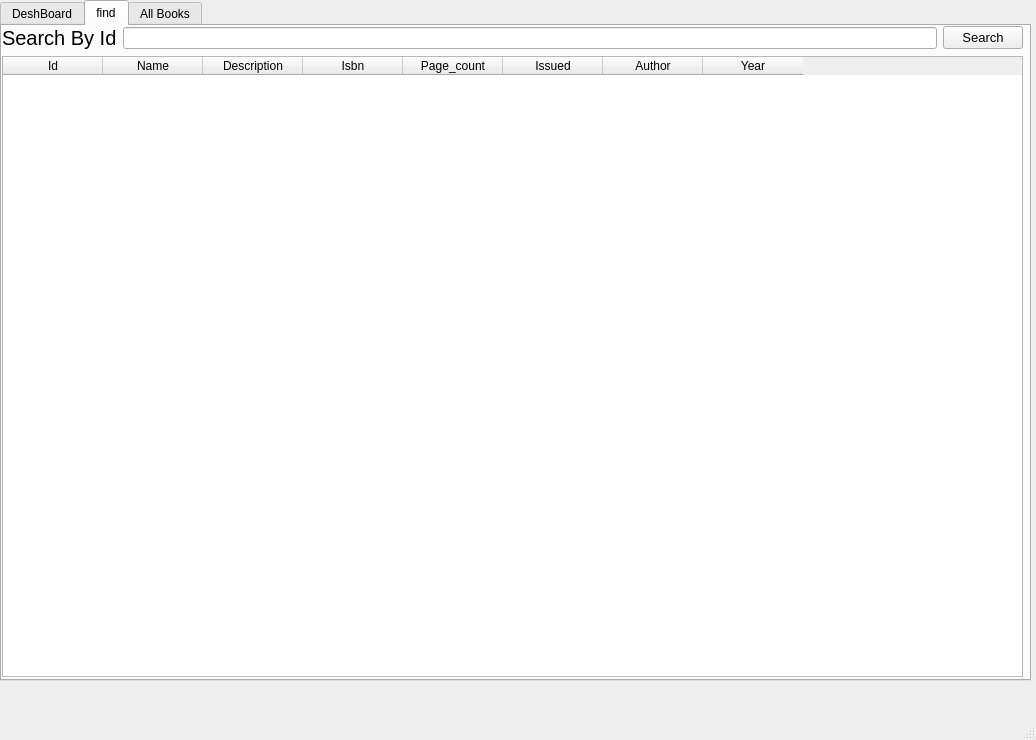
<?xml version="1.0" encoding="UTF-8"?>
<ui version="4.0">
 <class>MainWindow</class>
 <widget class="QMainWindow" name="MainWindow">
  <property name="geometry">
   <rect>
    <x>0</x>
    <y>0</y>
    <width>1036</width>
    <height>740</height>
   </rect>
  </property>
  <property name="windowTitle">
   <string>MainWindow</string>
  </property>
  <widget class="QWidget" name="centralwidget">
   <widget class="QTabWidget" name="tabWidget">
    <property name="geometry">
     <rect>
      <x>0</x>
      <y>0</y>
      <width>1031</width>
      <height>681</height>
     </rect>
    </property>
    <property name="currentIndex">
     <number>1</number>
    </property>
    <widget class="QWidget" name="deshboard_tab">
     <attribute name="title">
      <string>DeshBoard</string>
     </attribute>
     <widget class="QWidget" name="layoutWidget">
      <property name="geometry">
       <rect>
        <x>10</x>
        <y>10</y>
        <width>95</width>
        <height>102</height>
       </rect>
      </property>
      <layout class="QVBoxLayout" name="verticalLayout_3">
       <item>
        <widget class="QLabel" name="label">
         <property name="font">
          <font>
           <pointsize>15</pointsize>
          </font>
         </property>
         <property name="text">
          <string>Actions</string>
         </property>
        </widget>
       </item>
       <item>
        <widget class="QPushButton" name="new_book_btn">
         <property name="text">
          <string>New Book</string>
         </property>
        </widget>
       </item>
       <item>
        <widget class="QLabel" name="label_2">
         <property name="font">
          <font>
           <pointsize>15</pointsize>
          </font>
         </property>
         <property name="text">
          <string>Books</string>
         </property>
        </widget>
       </item>
      </layout>
     </widget>
     <widget class="QWidget" name="layoutWidget">
      <property name="geometry">
       <rect>
        <x>10</x>
        <y>120</y>
        <width>1001</width>
        <height>511</height>
       </rect>
      </property>
      <layout class="QHBoxLayout" name="horizontalLayout_3">
       <item>
        <layout class="QVBoxLayout" name="verticalLayout_4">
         <item>
          <widget class="QLabel" name="label_3">
           <property name="font">
            <font>
             <pointsize>15</pointsize>
            </font>
           </property>
           <property name="text">
            <string>Issued Books</string>
           </property>
          </widget>
         </item>
         <item>
          <layout class="QHBoxLayout" name="horizontalLayout">
           <item>
            <widget class="QTableWidget" name="issued_books_table">
             <property name="columnCount">
              <number>8</number>
             </property>
             <column>
              <property name="text">
               <string>Id</string>
              </property>
             </column>
             <column>
              <property name="text">
               <string>Name</string>
              </property>
             </column>
             <column>
              <property name="text">
               <string>Description</string>
              </property>
             </column>
             <column>
              <property name="text">
               <string>Isbn</string>
              </property>
             </column>
             <column>
              <property name="text">
               <string>Page_count</string>
              </property>
             </column>
             <column>
              <property name="text">
               <string>Issued</string>
              </property>
             </column>
             <column>
              <property name="text">
               <string>Author</string>
              </property>
             </column>
             <column>
              <property name="text">
               <string>Year</string>
              </property>
             </column>
            </widget>
           </item>
           <item>
            <layout class="QVBoxLayout" name="verticalLayout">
             <item>
              <widget class="QPushButton" name="delete_issued">
               <property name="text">
                <string>Delete</string>
               </property>
              </widget>
             </item>
             <item>
              <widget class="QPushButton" name="edit_issued">
               <property name="text">
                <string>Edit</string>
               </property>
              </widget>
             </item>
             <item>
              <widget class="QPushButton" name="refresh_issued">
               <property name="text">
                <string>Refresh</string>
               </property>
              </widget>
             </item>
             <item>
              <spacer name="verticalSpacer">
               <property name="orientation">
                <enum>Qt::Vertical</enum>
               </property>
               <property name="sizeHint" stdset="0">
                <size>
                 <width>20</width>
                 <height>40</height>
                </size>
               </property>
              </spacer>
             </item>
            </layout>
           </item>
          </layout>
         </item>
        </layout>
       </item>
       <item>
        <layout class="QVBoxLayout" name="verticalLayout_5">
         <item>
          <widget class="QLabel" name="label_4">
           <property name="font">
            <font>
             <pointsize>15</pointsize>
            </font>
           </property>
           <property name="text">
            <string>Unissued Books</string>
           </property>
          </widget>
         </item>
         <item>
          <layout class="QHBoxLayout" name="horizontalLayout_2">
           <item>
            <widget class="QTableWidget" name="unissued_books_table">
             <property name="columnCount">
              <number>8</number>
             </property>
             <column>
              <property name="text">
               <string>Id</string>
              </property>
             </column>
             <column>
              <property name="text">
               <string>Name</string>
              </property>
             </column>
             <column>
              <property name="text">
               <string>Description</string>
              </property>
             </column>
             <column>
              <property name="text">
               <string>Isbn</string>
              </property>
             </column>
             <column>
              <property name="text">
               <string>Page_count</string>
              </property>
             </column>
             <column>
              <property name="text">
               <string>Issued</string>
              </property>
             </column>
             <column>
              <property name="text">
               <string>Author</string>
              </property>
             </column>
             <column>
              <property name="text">
               <string>Year</string>
              </property>
             </column>
            </widget>
           </item>
           <item>
            <layout class="QVBoxLayout" name="verticalLayout_2">
             <item>
              <widget class="QPushButton" name="delete_unissued">
               <property name="text">
                <string>Delete</string>
               </property>
              </widget>
             </item>
             <item>
              <widget class="QPushButton" name="edit_unissued">
               <property name="text">
                <string>Edit</string>
               </property>
              </widget>
             </item>
             <item>
              <widget class="QPushButton" name="refresh_unissued">
               <property name="text">
                <string>Refresh</string>
               </property>
              </widget>
             </item>
             <item>
              <spacer name="verticalSpacer_2">
               <property name="orientation">
                <enum>Qt::Vertical</enum>
               </property>
               <property name="sizeHint" stdset="0">
                <size>
                 <width>20</width>
                 <height>40</height>
                </size>
               </property>
              </spacer>
             </item>
            </layout>
           </item>
          </layout>
         </item>
        </layout>
       </item>
      </layout>
     </widget>
    </widget>
    <widget class="QWidget" name="find_tab">
     <attribute name="title">
      <string>find</string>
     </attribute>
     <widget class="QWidget" name="layoutWidget">
      <property name="geometry">
       <rect>
        <x>0</x>
        <y>0</y>
        <width>1021</width>
        <height>651</height>
       </rect>
      </property>
      <layout class="QVBoxLayout" name="verticalLayout_6">
       <item>
        <layout class="QHBoxLayout" name="horizontalLayout_4">
         <item>
          <widget class="QLabel" name="label_5">
           <property name="font">
            <font>
             <pointsize>15</pointsize>
            </font>
           </property>
           <property name="text">
            <string>Search By Id</string>
           </property>
          </widget>
         </item>
         <item>
          <widget class="QLineEdit" name="search_input"/>
         </item>
         <item>
          <widget class="QPushButton" name="search_btn">
           <property name="font">
            <font>
             <pointsize>10</pointsize>
            </font>
           </property>
           <property name="text">
            <string>Search</string>
           </property>
          </widget>
         </item>
        </layout>
       </item>
       <item>
        <widget class="QTableWidget" name="search_table">
         <property name="columnCount">
          <number>8</number>
         </property>
         <column>
          <property name="text">
           <string>Id</string>
          </property>
         </column>
         <column>
          <property name="text">
           <string>Name</string>
          </property>
         </column>
         <column>
          <property name="text">
           <string>Description</string>
          </property>
         </column>
         <column>
          <property name="text">
           <string>Isbn</string>
          </property>
         </column>
         <column>
          <property name="text">
           <string>Page_count</string>
          </property>
         </column>
         <column>
          <property name="text">
           <string>Issued</string>
          </property>
         </column>
         <column>
          <property name="text">
           <string>Author</string>
          </property>
         </column>
         <column>
          <property name="text">
           <string>Year</string>
          </property>
         </column>
        </widget>
       </item>
      </layout>
     </widget>
    </widget>
    <widget class="QWidget" name="all_books_tab">
     <attribute name="title">
      <string>All Books</string>
     </attribute>
     <widget class="QTableWidget" name="all_books_table">
      <property name="geometry">
       <rect>
        <x>0</x>
        <y>90</y>
        <width>1011</width>
        <height>551</height>
       </rect>
      </property>
      <property name="columnCount">
       <number>8</number>
      </property>
      <column>
       <property name="text">
        <string>Id</string>
       </property>
      </column>
      <column>
       <property name="text">
        <string>Name</string>
       </property>
      </column>
      <column>
       <property name="text">
        <string>Description</string>
       </property>
      </column>
      <column>
       <property name="text">
        <string>Isbn</string>
       </property>
      </column>
      <column>
       <property name="text">
        <string>Page_count</string>
       </property>
      </column>
      <column>
       <property name="text">
        <string>Issued</string>
       </property>
      </column>
      <column>
       <property name="text">
        <string>Author</string>
       </property>
      </column>
      <column>
       <property name="text">
        <string>Year</string>
       </property>
      </column>
     </widget>
     <widget class="QWidget" name="layoutWidget">
      <property name="geometry">
       <rect>
        <x>0</x>
        <y>0</y>
        <width>114</width>
        <height>81</height>
       </rect>
      </property>
      <layout class="QVBoxLayout" name="verticalLayout_7">
       <item>
        <widget class="QLabel" name="label_6">
         <property name="font">
          <font>
           <pointsize>17</pointsize>
          </font>
         </property>
         <property name="text">
          <string>All Books</string>
         </property>
        </widget>
       </item>
       <item>
        <widget class="QPushButton" name="refresh_btn">
         <property name="font">
          <font>
           <pointsize>10</pointsize>
          </font>
         </property>
         <property name="text">
          <string>Refresh</string>
         </property>
        </widget>
       </item>
      </layout>
     </widget>
    </widget>
   </widget>
  </widget>
  <widget class="QMenuBar" name="menubar">
   <property name="geometry">
    <rect>
     <x>0</x>
     <y>0</y>
     <width>1036</width>
     <height>26</height>
    </rect>
   </property>
  </widget>
  <widget class="QStatusBar" name="statusbar"/>
 </widget>
 <resources/>
 <connections/>
</ui>
